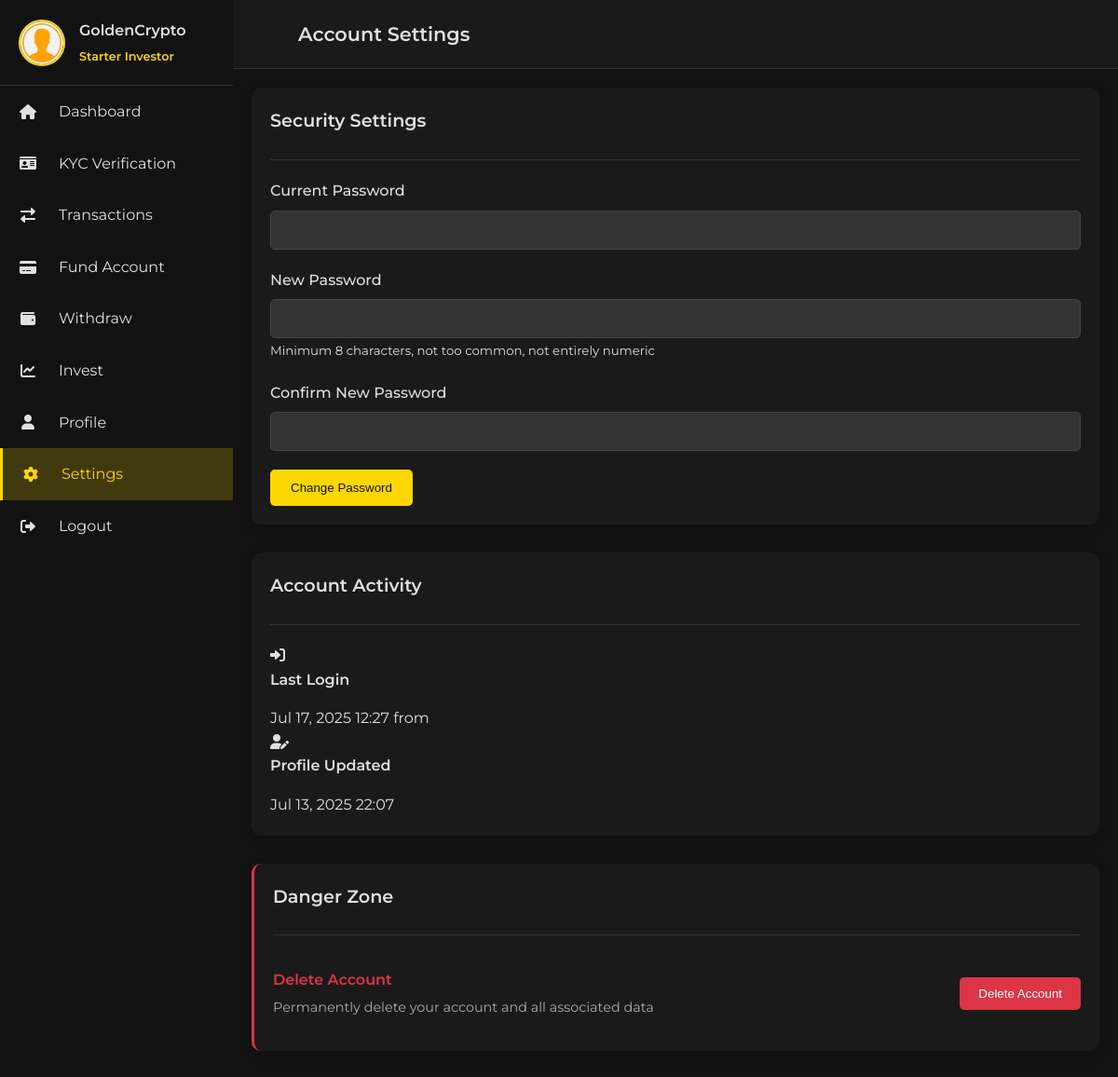
Screenshot of /dashboard/settings/ (signed in) with the database file from the repository.
### core/models.py (models this page shows)
class User(AbstractUser):
    middle_name = models.CharField(max_length=100, blank=True)
    dob = models.DateField(null=True, blank=True)
    profile_pic = models.ImageField(upload_to='profile_pics/', blank=True)
    available_balance = models.DecimalField(max_digits=20, decimal_places=2, default=0)
    total_invested = models.DecimalField(max_digits=20, decimal_places=2, default=0)
    total_withdrawn = models.DecimalField(max_digits=20, decimal_places=2, default=0)
    mining_points = models.PositiveIntegerField(default=0)
    language = models.CharField(max_length=10, default='en')
    is_verified = models.BooleanField(default=False)
    cashapp_tag = models.CharField(max_length=50, blank=True)
    paypal_email = models.EmailField(blank=True)
    bank_account = models.TextField(blank=True)
    usdt_address = models.CharField(max_length=100, blank=True)
    btc_address = models.CharField(max_length=100, blank=True)
    eth_address = models.CharField(max_length=100, blank=True)

### core/views.py (the view)
# urls.py: path('dashboard/settings/', views.settings_view, name='settings'),
@login_required
def settings_view(request):
    if request.method == 'POST':
        if 'change_password' in request.POST:
            password_form = PasswordChangeForm(request.user, request.POST)
            if password_form.is_valid():
                password_form.save()
                messages.success(request, 'Password changed successfully')
                return redirect('settings')
        elif 'change_language' in request.POST:
            language_form = LanguageForm(request.POST, instance=request.user)
            if language_form.is_valid():
                language_form.save()
                messages.success(request, 'Language preference updated')
                return redirect('settings')
    else:
        password_form = PasswordChangeForm(request.user)
        language_form = LanguageForm(instance=request.user)
    return render(request, 'dashboard/settings.html', {
        'password_form': password_form,
        'language_form': language_form
    })

### core/forms.py
class LanguageForm(forms.ModelForm):
    class Meta:
        model = User
        fields = ['language']
        widgets = {
            'language': forms.Select(choices=[
                ('en', 'English'),
                ('es', 'Spanish'),
                ('fr', 'French'),
                ('de', 'German'),
                ('zh', 'Chinese'),
            ])
        }

### templates/dashboard/settings.html (shortened to what this page needs)
{% extends 'dashboard/base.html' %}
{% load static %}
{% block dashboard_title %}Account Settings{% endblock %}
{% block dashboard_content %}
<div class="dashboard-card">
    <div class="card-header">
        <h3>Security Settings</h3>
    </div>
    <form method="POST" action="{% url 'password_change' %}">
    <div class="form-group">
        <label>Current Password</label>
        <input type="password" name="old_password" class="form-control" required>
    </div>
    <div class="form-group">
        <label>New Password</label>
        <input type="password" name="new_password1" class="form-control" required>
        <small class="text-muted">Minimum 8 characters, not too common, not entirely numeric</small>
    </div>
    <div class="form-group">
        <label>Confirm New Password</label>
        <input type="password" name="new_password2" class="form-control" required>
    </div>
    <button type="submit" class="btn btn-gold">Change Password</button>
  </form>
</div>
<div class="dashboard-card">
    <div class="card-header">
        <h3>Account Activity</h3>
    </div>
    <div class="activity-list">
        <div class="activity-item">
            <div class="activity-icon">
                <i class="fas fa-sign-in-alt"></i>
            </div>
            <div class="activity-details">
                <h4>Last Login</h4>
                <p>{{ user.last_login|date:"M d, Y H:i" }} from {{ last_login_ip }}</p>
            </div>
        </div>
        <div class="activity-item">
            <div class="activity-icon">
                <i class="fas fa-user-edit"></i>
            </div>
            <div class="activity-details">
                <h4>Profile Updated</h4>
                <p>{{ user.date_joined|date:"M d, Y H:i" }}</p>
            </div>
        </div>
    </div>
</div>
<div class="dashboard-card danger-zone">
    <div class="card-header">
        <h3>Danger Zone</h3>
    </div>
    <div class="danger-item">
        <div class="danger-info">
            <h4>Delete Account</h4>
            <p>Permanently delete your account and all associated data</p>
        </div>
        <button class="btn btn-danger" id="delete-account-btn">Delete Account</button>
    </div>
</div>
{% endblock %}

### templates/dashboard/base.html (shortened to what this page needs)
{% load static %}
<!DOCTYPE html>
<html lang="en">
<head>
    <link rel="stylesheet" href="https://cdnjs.cloudflare.com/ajax/libs/font-awesome/6.0.0-beta3/css/all.min.css">
    <link rel="stylesheet" href="{% static 'css/dashboard.css' %}">
</head>
<body>
<div class="dashboard-container">
    <div class="dashboard-sidebar" id="dashboard-sidebar">
        <div class="sidebar-header">
            <div class="user-profile">
                {% if user.profile_pic %}
                <img src="{{ user.profile_pic.url }}?{% now 'U' %}{% if request.session.profile_pic_timestamp %}_{{ request.session.profile_pic_timestamp }}{% endif %}" alt="{{ user.username }}">
                {% else %}
                <img src="{% static 'images/default-profile.png' %}?{% now 'U' %}" alt="{{ user.username }}">
                {% endif %}
                <div class="user-info">
                    <h4>{{ user.username }}</h4>
                    <div class="user-plan gold-text">
                        {% if user.total_invested >= 10000 %}Diamond
                        {% elif user.total_invested >= 5000 %}Gold
                        {% elif user.total_invested >= 1000 %}Silver
                        {% elif user.total_invested >= 500 %}Bronze
                        {% else %}Starter{% endif %} Investor
                    </div>
                </div>
            </div>
        </div>
        <nav class="sidebar-nav">
            <a href="{% url 'dashboard' %}" class="nav-item {% if request.resolver_match.url_name == 'dashboard' %}active{% endif %}">
                <i class="fas fa-home"></i>
                <span>Dashboard</span>
            </a>
            <a href="{% url 'kyc' %}" class="nav-item {% if request.resolver_match.url_name == 'kyc' %}active{% endif %}">
                <i class="fas fa-id-card"></i>
                <span>KYC Verification</span>
            </a>
            <a href="{% url 'transactions' %}" class="nav-item {% if request.resolver_match.url_name == 'transactions' %}active{% endif %}">
                <i class="fas fa-exchange-alt"></i>
                <span>Transactions</span>
            </a>
            <a href="{% url 'fund' %}" class="nav-item {% if request.resolver_match.url_name == 'fund' %}active{% endif %}">
                <i class="fas fa-credit-card"></i>
                <span>Fund Account</span>
            </a>
            <a href="{% url 'withdraw' %}" class="nav-item {% if request.resolver_match.url_name == 'withdraw' %}active{% endif %}">
                <i class="fas fa-wallet"></i>
                <span>Withdraw</span>
            </a>
            <a href="{% url 'invest' %}" class="nav-item {% if request.resolver_match.url_name == 'invest' %}active{% endif %}">
                <i class="fas fa-chart-line"></i>
                <span>Invest</span>
            </a>
            <a href="{% url 'profile' %}" class="nav-item {% if request.resolver_match.url_name == 'profile' %}active{% endif %}">
                <i class="fas fa-user"></i>
                <span>Profile</span>
            </a>
            <a href="{% url 'settings' %}" class="nav-item {% if request.resolver_match.url_name == 'settings' %}active{% endif %}">
                <i class="fas fa-cog"></i>
                <span>Settings</span>
            </a>
            <a href="{% url 'logout' %}" class="nav-item">
                <i class="fas fa-sign-out-alt"></i>
                <span>Logout</span>
            </a>
        </nav>
    </div>
    <div class="dashboard-main" id="dashboard-main">
        <header class="dashboard-header">
            <div class="header-title">
                {% block dashboard_title %}{% endblock %}
            </div>
        </header>
        <main class="dashboard-content">
            {% block dashboard_content %}{% endblock %}
        </main>
    </div>
</div>
</body>
</html>

### static/css/dashboard.css (style rules this page uses)
:root { --primary-dark: #121212; --secondary-dark: #1a1a1a; --text-color: #e0e0e0; --gold: #ffd700; --dark-gold: #b8860b; --light-gold: #fffacd; --success: #28a745; --warning: #ffc107; --danger: #dc3545; --info: #17a2b8; }
* { margin: 0; padding: 0; box-sizing: border-box; }
html, body { max-width: 100%; overflow-x: hidden; }
body { font-family: 'Montserrat', sans-serif; background-color: var(--primary-dark); color: var(--text-color); line-height: 1.6; }
h1, h2, h3, h4, h5, h6 { font-weight: 600; margin-bottom: 1rem; }
.gold-text { color: var(--gold); }
.btn { display: inline-block; padding: 10px 20px; border-radius: 5px; text-decoration: none; font-weight: 500; transition: all 0.3s ease; border: 2px solid transparent; cursor: pointer; }
.btn-gold { background-color: var(--gold); color: var(--primary-dark); }
.sidebar-header { padding: 20px; display: flex; justify-content: space-between; align-items: center; border-bottom: 1px solid #333; }
.user-profile { display: flex; align-items: center; gap: 15px; }
.user-profile img { width: 50px; height: 50px; border-radius: 50%; object-fit: cover; border: 2px solid var(--gold); }
.user-info h4 { font-size: 1rem; margin-bottom: 5px; }
.user-plan { font-size: 0.8rem; }
.dashboard-header { padding: 20px; display: flex; justify-content: space-between; align-items: center; background-color: var(--secondary-dark); border-bottom: 1px solid #333; }
.header-title { margin-left: 50px; font-size: 1.3rem; font-weight: 600; }
.dashboard-content { padding: 20px; }
.dashboard-card { background-color: var(--secondary-dark); border-radius: 10px; padding: 20px; margin-bottom: 30px; box-shadow: 0 5px 15px rgba(0, 0, 0, 0.1); }
.card-header { display: flex; justify-content: space-between; align-items: center; margin-bottom: 20px; padding-bottom: 10px; border-bottom: 1px solid #333; }
.card-header h3 { font-size: 1.2rem; }
.form-group { margin-bottom: 20px; }
.form-group label { display: block; margin-bottom: 8px; font-weight: 500; }
.form-control { width: 100%; padding: 12px 15px; background-color: #333; border: 1px solid #444; border-radius: 5px; color: var(--text-color); font-family: inherit; transition: all 0.3s ease; }
.dashboard-container { display: flex; min-height: 100vh; position: relative; }
.dashboard-sidebar { position: fixed; }
.dashboard-main { flex: 1; background-color: var(--primary-dark); transition: margin-left 0.3s ease; margin-left: 250px; z-index: 1; }
.nav-item { display: flex; align-items: center; gap: 15px; padding: 15px 20px; color: var(--text-color); text-decoration: none; transition: all 0.3s ease; }
.nav-item i { width: 20px; text-align: center; }
.nav-item.active { background-color: rgba(255, 215, 0, 0.2); color: var(--gold); border-left: 3px solid var(--gold); }
.danger-zone { border-left: 3px solid var(--danger); }
.danger-item { display: flex; justify-content: space-between; align-items: center; padding: 15px 0; border-bottom: 1px solid #333; }
.danger-item:last-child { border-bottom: none; }
.danger-info h4 { margin: 0 0 5px 0; color: var(--danger); }
.danger-info p { margin: 0; font-size: 0.9rem; color: #aaa; }
.btn-danger { background-color: var(--danger); color: white; border: none; }
.form-group { position: relative; }
.form-control { padding-left: 40px !important; }
.gold-text { color: #ffd700; font-weight: 600; }
.dashboard-card { position: relative; z-index: 1; }
.fas { margin-right: 8px; width: 16px; text-align: center; }
@media (min-width: 769px) { .dashboard-sidebar { position: fixed; left: 0 !important; width: 250px; } }

### rows the page displays
User: username "GoldenCrypto", last_login "Jul 17, 2025 12:27", date_joined "Jul 13, 2025 22:07"
